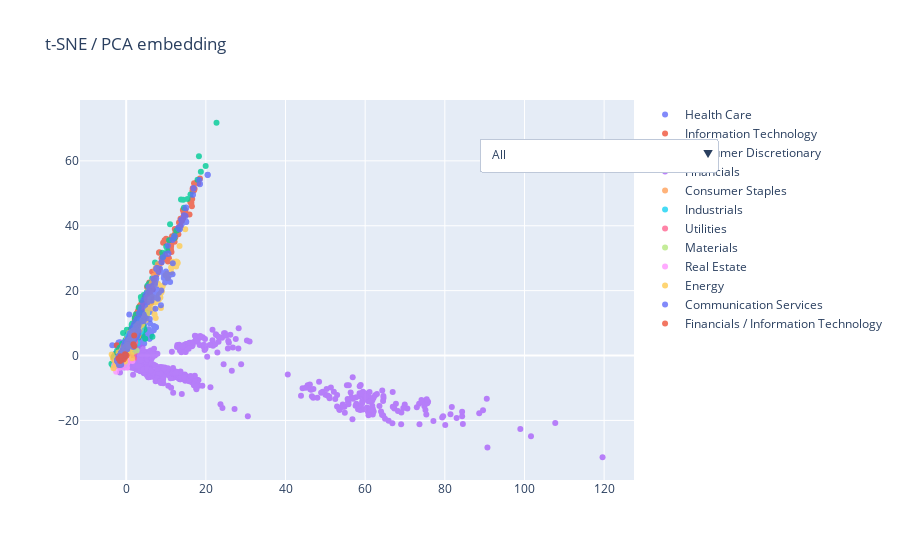

Here is the notebook cell this chart was saved with:
### Code cell
# python
import plotly.express as px
import plotly.graph_objects as go
import pandas as pd

embed = pd.DataFrame(X_reduced, columns=['x','y'])
embed['sector'] = df['GICS Sector'].astype(str).values
sectors = embed['sector'].unique()

# build a trace per sector (easier to control visibility)
fig = go.Figure()
for s in sectors:
    d = embed[embed['sector'] == s]
    fig.add_trace(go.Scatter(x=d['x'], y=d['y'], mode='markers',
                             name=s, marker=dict(size=6), opacity=0.8))

# dropdown: show only selected sector (or all)
buttons = []
# "All" button
buttons.append(dict(method='update',
                    label='All',
                    args=[{'visible': [True]*len(sectors)},
                          {'title': 'All sectors'}]))
for i, s in enumerate(sectors):
    vis = [False]*len(sectors); vis[i] = True
    buttons.append(dict(method='update',
                        label=s,
                        args=[{'visible': vis},
                              {'title': f'Sector: {s}'}]))
fig.update_layout({'updatemenus':[dict(active=0, buttons=buttons, x=1.15, y=0.9)]},
                  title='t-SNE / PCA embedding')
fig.show()

### Figure 1 — Plotly figure (JSON) as saved in the notebook; plotly's stock layout.template omitted (floating-point values rounded to 4 significant figures; data arrays with more than 128 entries replaced by an {"elided": "..."} marker saying what was removed)
{"data": [{"marker": {"size": 6}, "mode": "markers", "name": "Health Care", "opacity": 0.8, "type": "scatter", "x": {"elided": "2024 float values"}, "y": {"elided": "2024 float values"}}, {"marker": {"size": 6}, "mode": "markers", "name": "Information Technology", "opacity": 0.8, "type": "scatter", "x": {"elided": "2372 float values"}, "y": {"elided": "2372 float values"}}, {"marker": {"size": 6}, "mode": "markers", "name": "Consumer Discretionary", "opacity": 0.8, "type": "scatter", "x": {"elided": "1743 float values"}, "y": {"elided": "1743 float values"}}, {"marker": {"size": 6}, "mode": "markers", "name": "Financials", "opacity": 0.8, "type": "scatter", "x": {"elided": "2482 float values"}, "y": {"elided": "2482 float values"}}, {"marker": {"size": 6}, "mode": "markers", "name": "Consumer Staples", "opacity": 0.8, "type": "scatter", "x": {"elided": "1256 float values"}, "y": {"elided": "1256 float values"}}, {"marker": {"size": 6}, "mode": "markers", "name": "Industrials", "opacity": 0.8, "type": "scatter", "x": {"elided": "2547 float values"}, "y": {"elided": "2547 float values"}}, {"marker": {"size": 6}, "mode": "markers", "name": "Utilities", "opacity": 0.8, "type": "scatter", "x": {"elided": "1054 float values"}, "y": {"elided": "1054 float values"}}, {"marker": {"size": 6}, "mode": "markers", "name": "Materials", "opacity": 0.8, "type": "scatter", "x": {"elided": "878 float values"}, "y": {"elided": "878 float values"}}, {"marker": {"size": 6}, "mode": "markers", "name": "Real Estate", "opacity": 0.8, "type": "scatter", "x": {"elided": "1069 float values"}, "y": {"elided": "1069 float values"}}, {"marker": {"size": 6}, "mode": "markers", "name": "Energy", "opacity": 0.8, "type": "scatter", "x": {"elided": "779 float values"}, "y": {"elided": "779 float values"}}, {"marker": {"size": 6}, "mode": "markers", "name": "Communication Services", "opacity": 0.8, "type": "scatter", "x": {"elided": "729 float values"}, "y": {"elided": "729 float values"}}, {"marker": {"size": 6}, "mode": "markers", "name": "Financials / Information Technology", "opacity": 0.8, "type": "scatter", "x": [-0.6723, -0.4024, -0.6786, -0.2963, 0.02016, 0.06358, -1.929, 2.009, 1.817, 2.057, -1.422, -1.523], "y": [-0.8886, -0.7697, -1.252, 0.3583, 0.09386, 0.02383, -0.9193, 6.188, 3.474, 2.968, -0.2105, -1.67]}], "layout": {"title": {"text": "t-SNE / PCA embedding"}, "updatemenus": [{"active": 0, "buttons": [{"args": [{"visible": [true, true, true, true, true, true, true, true, true, true, true, true]}, {"title": "All sectors"}], "label": "All", "method": "update"}, {"args": [{"visible": [true, false, false, false, false, false, false, false, false, false, false, false]}, {"title": "Sector: Health Care"}], "label": "Health Care", "method": "update"}, {"args": [{"visible": [false, true, false, false, false, false, false, false, false, false, false, false]}, {"title": "Sector: Information Technology"}], "label": "Information Technology", "method": "update"}, {"args": [{"visible": [false, false, true, false, false, false, false, false, false, false, false, false]}, {"title": "Sector: Consumer Discretionary"}], "label": "Consumer Discretionary", "method": "update"}, {"args": [{"visible": [false, false, false, true, false, false, false, false, false, false, false, false]}, {"title": "Sector: Financials"}], "label": "Financials", "method": "update"}, {"args": [{"visible": [false, false, false, false, true, false, false, false, false, false, false, false]}, {"title": "Sector: Consumer Staples"}], "label": "Consumer Staples", "method": "update"}, {"args": [{"visible": [false, false, false, false, false, true, false, false, false, false, false, false]}, {"title": "Sector: Industrials"}], "label": "Industrials", "method": "update"}, {"args": [{"visible": [false, false, false, false, false, false, true, false, false, false, false, false]}, {"title": "Sector: Utilities"}], "label": "Utilities", "method": "update"}, {"args": [{"visible": [false, false, false, false, false, false, false, true, false, false, false, false]}, {"title": "Sector: Materials"}], "label": "Materials", "method": "update"}, {"args": [{"visible": [false, false, false, false, false, false, false, false, true, false, false, false]}, {"title": "Sector: Real Estate"}], "label": "Real Estate", "method": "update"}, {"args": [{"visible": [false, false, false, false, false, false, false, false, false, true, false, false]}, {"title": "Sector: Energy"}], "label": "Energy", "method": "update"}, {"args": [{"visible": [false, false, false, false, false, false, false, false, false, false, true, false]}, {"title": "Sector: Communication Services"}], "label": "Communication Services", "method": "update"}, {"args": [{"visible": [false, false, false, false, false, false, false, false, false, false, false, true]}, {"title": "Sector: Financials / Information Technology"}], "label": "Financials / Information Technology", "method": "update"}], "x": 1.15, "y": 0.9}]}}
